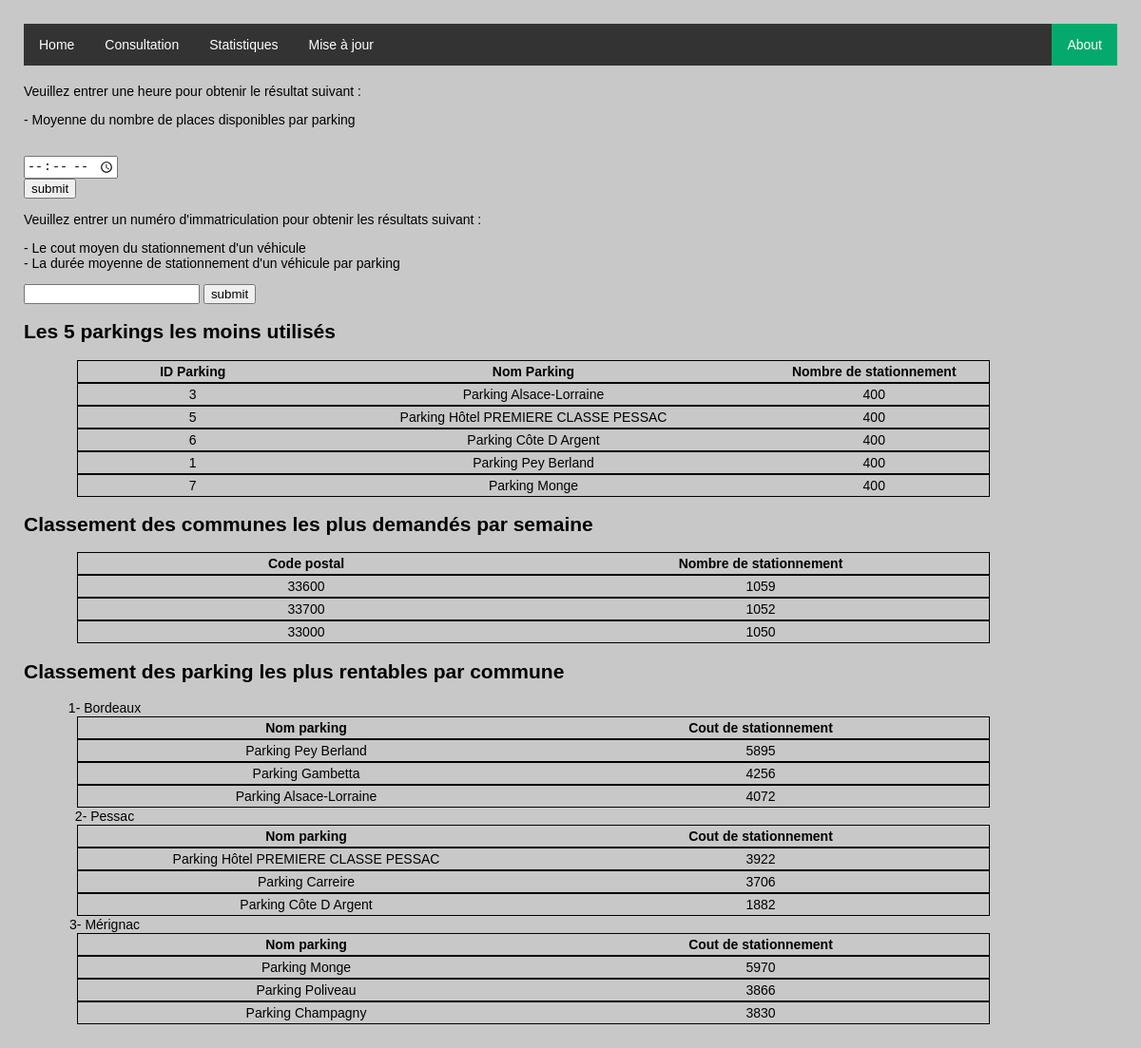
/Statistiques.php, run on the app's committed database.
### tables this page shows
create table COMMUNE
(
    CODE_POSTALE                   INT                    not null,
    NOM_DE_COMMUNE                 CHAR(30)               not null,
    constraint pk_commune primary key (CODE_POSTALE)
);

### Statistiques.php (the view, shortened to what this page needs)
<?php echo file_get_contents("html/header.html"); ?>
<?php
$servername = "localhost";
$username = "root";
$password = "";
$dbname = "mohammed";
$conn = new mysqli($servername, $username, $password, $dbname);
?>
<form method="POST">
  <P>Veuillez entrer une heure pour obtenir le résultat suivant : </P>
  <P>
    - Moyenne du nombre de places disponibles par parking
  </P>
  <br>
  <input type="time" name="datetime" min="00:00" max="23:59">
  <br>
  <input type="submit" value="submit" name="submit">
</form>
<?php
$immatriculation = "SELECT NUMERO_IMMATRICULATION FROM VEHICULE";
$resultImmatriculation = $conn->query($immatriculation);
if ($resultImmatriculation->num_rows > 0) {
?>
  <form method="POST">
    <P>Veuillez entrer un numéro d'immatriculation pour obtenir les résultats suivant : </P>
    <P>
      - Le cout moyen du stationnement d'un véhicule <br>
      - La durée moyenne de stationnement d'un véhicule par parking
    </P>
    <input type="text" id="immatriculation" name="immatriculation" list="immatriculation-list">
    <input type="submit" value="submit" name="submit1">
  </form>
<?php
}
?>
<h2>
  Les 5 parkings les moins utilisés
</h2>
<?php
$stat4 = "SELECT S.ID_PARKING, NOM_PARKING, COUNT(*) as NOMBRE
  from STATIONNEMENT S inner join PARKING P on P.ID_PARKING = S.ID_PARKING
  group by S.ID_PARKING, NOM_PARKING
  order by COUNT(*) asc
  limit 5;";
$resultStat4 = $conn->query($stat4);
if ($resultStat4->num_rows > 0) {
?>
  <table style="width: 80vw; margin-left: 7vh; text-align: left; border: 1px solid black;">
    <tr>
      <th style="width: 25%; text-align: center;">ID Parking</th>
      <th style="width: 50%; text-align: center;">Nom Parking</th>
      <th style="width: 25%; text-align: center;">Nombre de stationnement</th>
    </tr>
  </table>
  <?php
  while ($row = $resultStat4->fetch_assoc()) {
  ?>
    <table style="width: 80vw; margin-left: 7vh; text-align: left; border: 1px solid black;">
      <tr>
        <td style="width: 25%; text-align: center;"><?php echo $row["ID_PARKING"];  ?></td>
        <td style="width: 50%; text-align: center;"><?php echo $row["NOM_PARKING"];  ?></td>
        <td style="width: 25%; text-align: center;"><?php echo $row["NOMBRE"];  ?></td>
      </tr>
    </table>
<?php
  }
} else {
  echo "stat4";
}
?>
<h2>
  Classement des communes les plus demandés par semaine
</h2>
<?php
$stat6 = "SELECT C.CODE_POSTALE, COUNT(*) as NBR_STAT
from STATIONNEMENT S inner join PARKING P on P.ID_PARKING = S.ID_PARKING inner join COMMUNE C on C.CODE_POSTALE = P.CODE_POSTALE
where S.DATE_STATIONNEMENT_E between '2022-11-23 16:14:0' and '2022-11-30 16:14:0'
group by C.CODE_POSTALE
order by COUNT(*) desc;";
$resultStat6 = $conn->query($stat6);
if ($resultStat6->num_rows > 0) {
?>
  <table style="width: 80vw; margin-left: 7vh; text-align: left; border: 1px solid black;">
    <tr>
      <th style="width: 50%; text-align: center;">Code postal</th>
      <th style="width: 50%; text-align: center;">Nombre de stationnement</th>
    </tr>
  </table>
  <?php
  while ($row = $resultStat6->fetch_assoc()) {
  ?>
    <table style="width: 80vw; margin-left: 7vh; text-align: left; border: 1px solid black;">
      <tr>
        <td style="width: 50%; text-align: center;"><?php echo $row["CODE_POSTALE"];  ?></td>
        <td style="width: 50%; text-align: center;"><?php echo $row["NBR_STAT"];  ?></td>
      </tr>
    </table>
<?php
  }
}
?>
<h2>Classement des parking les plus rentables par commune</h2>
<?php
$sql = "SELECT * FROM COMMUNE";
$result = $conn->query($sql);
if ($result->num_rows > 0) {
  $i = 1;
  while ($row = $result->fetch_assoc()) {
?>
    <div style="border: 1px solid rgb(200, 200, 200); width: 14vw; text-align: center; cursor: pointer;"><?php echo $i . "- " . $row["NOM_DE_COMMUNE"] ?></div>
    <?php
    $i = $i + 1;
    $commune = $row["NOM_DE_COMMUNE"];
    $stat5 = "SELECT NOM_PARKING, NOM_DE_COMMUNE, SUM(COUT_STAT) AS cout_stationnement
      from (select NUMERO_IMMATRICULATION,NOM_PARKING, NOM_DE_COMMUNE, SUM(P.TARIF * TIMESTAMPDIFF(HOUR,S.DATE_STATIONNEMENT_E,S.DATE_STATIONNEMENT_S)) AS COUT_STAT
              from STATIONNEMENT S inner join PARKING P on P.ID_PARKING = S.ID_PARKING inner join COMMUNE C on C.CODE_POSTALE = P.CODE_POSTALE
              group by NUMERO_IMMATRICULATION,NOM_PARKING
              ) AS T
      group by NOM_PARKING, NOM_DE_COMMUNE
      having NOM_DE_COMMUNE = '$commune'
      order by SUM(COUT_STAT) desc;";
    $resultStat5 = $conn->query($stat5);
    if ($resultStat5->num_rows > 0) {
    ?>
      <table style="width: 80vw; margin-left: 7vh; text-align: left; border: 1px solid black;">
        <tr>
          <th style="width: 50%; text-align: center;">Nom parking</th>
          <th style="width: 50%; text-align: center;">Cout de stationnement</th>
        </tr>
      </table>
      <?php
      while ($row = $resultStat5->fetch_assoc()) {
      ?>
        <table style="width: 80vw; margin-left: 7vh; text-align: left; border: 1px solid black;">
          <tr>
            <td style="width: 50%; text-align: center;"><?php echo $row["NOM_PARKING"];  ?></td>
            <td style="width: 50%; text-align: center;"><?php echo $row["cout_stationnement"];  ?></td>
          </tr>
        </table>
<?php
      }
    }
  }
}
?>
<?php echo file_get_contents("html/footer.html"); ?>

### css/style.css (style rules this page uses)
body { margin: 25px; background-color: rgb(200, 200, 200); font-family: arial, sans-serif; font-size: 14px; overflow-y: scroll; }
li { display: inline; }
li { float: left; }
a, .opener { display: block; padding: 8px; background-color: #333; }
ul { background-color: #0b1825; }
ul { list-style-type: none; margin: 0; padding: 0; overflow: hidden; background-color: #333; }
li a, li .opener { display: block; color: white; text-align: center; padding: 14px 16px; text-decoration: none; cursor: pointer; }
.active { background-color: #04AA6D; }

### data on the page
commune: CODE_POSTALE "33600", NBR_STAT "1059", NOM_DE_COMMUNE "Pessac", NOM_PARKING "Parking Hôtel PREMIERE CLASSE PESSAC", cout_stationnement "3922", NOM_PARKING "Parking Carreire", cout_stationnement "3706", NOM_PARKING "Parking Côte D Argent", cout_stationnement "1882"
commune: CODE_POSTALE "33700", NBR_STAT "1052", NOM_DE_COMMUNE "Mérignac", NOM_PARKING "Parking Monge", cout_stationnement "5970", NOM_PARKING "Parking Poliveau", cout_stationnement "3866", NOM_PARKING "Parking Champagny", cout_stationnement "3830"
commune: CODE_POSTALE "33000", NBR_STAT "1050", NOM_DE_COMMUNE "Bordeaux", NOM_PARKING "Parking Pey Berland", cout_stationnement "5895", NOM_PARKING "Parking Gambetta", cout_stationnement "4256", NOM_PARKING "Parking Alsace-Lorraine", cout_stationnement "4072"

### other printed values
file_get_contents("html/header.html") "Home Consultation Statistiques Mise à jour About"
$row["ID_PARKING"] "3"
$row["NOM_PARKING"] "Parking Alsace-Lorraine"
$row["NOMBRE"] "400"
$row["ID_PARKING"] "5"
$row["NOM_PARKING"] "Parking Hôtel PREMIERE CLASSE PESSAC"
$row["ID_PARKING"] "6"
$row["NOM_PARKING"] "Parking Côte D Argent"
$row["ID_PARKING"] "1"
$row["NOM_PARKING"] "Parking Pey Berland"
$row["ID_PARKING"] "7"
$row["NOM_PARKING"] "Parking Monge"
